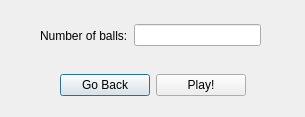
<?xml version="1.0" encoding="UTF-8"?>
<ui version="4.0">
 <class>ballwindowsettings</class>
 <widget class="QDialog" name="ballwindowsettings">
  <property name="geometry">
   <rect>
    <x>0</x>
    <y>0</y>
    <width>305</width>
    <height>117</height>
   </rect>
  </property>
  <property name="windowTitle">
   <string>Dialog</string>
  </property>
  <widget class="QWidget" name="horizontalLayoutWidget">
   <property name="geometry">
    <rect>
     <x>60</x>
     <y>70</y>
     <width>186</width>
     <height>31</height>
    </rect>
   </property>
   <layout class="QHBoxLayout" name="horizontalLayout">
    <item>
     <widget class="QPushButton" name="BP_Ball_Back">
      <property name="text">
       <string>Go Back</string>
      </property>
     </widget>
    </item>
    <item>
     <widget class="QPushButton" name="BP_Ball_Play">
      <property name="text">
       <string>Play!</string>
      </property>
     </widget>
    </item>
   </layout>
  </widget>
  <widget class="QWidget" name="horizontalLayoutWidget_2">
   <property name="geometry">
    <rect>
     <x>40</x>
     <y>20</y>
     <width>221</width>
     <height>31</height>
    </rect>
   </property>
   <layout class="QHBoxLayout" name="horizontalLayout_2">
    <item>
     <widget class="QLabel" name="label">
      <property name="text">
       <string>Number of balls:</string>
      </property>
     </widget>
    </item>
    <item>
     <widget class="QLineEdit" name="Total_Balls"/>
    </item>
   </layout>
  </widget>
 </widget>
 <resources/>
 <connections/>
</ui>
